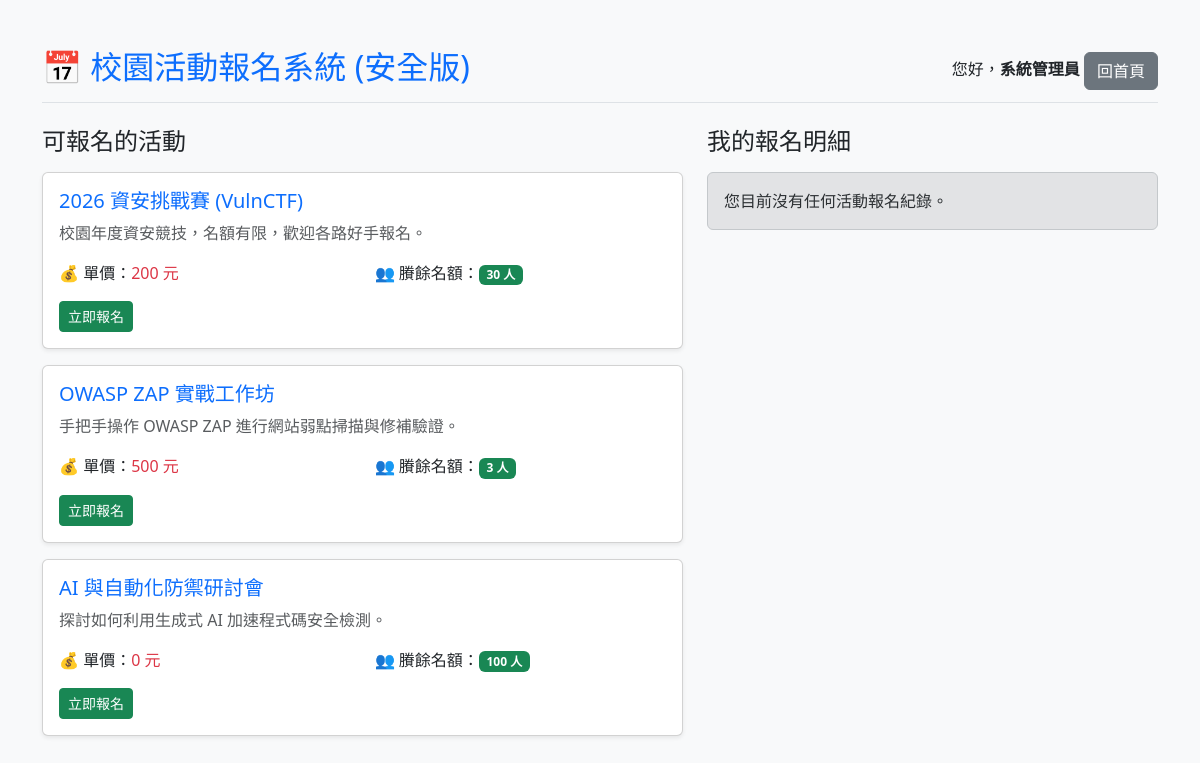
Screenshot of /app-fixed/public/events.php (signed in) with the database file from the repository.
### tables this page shows
CREATE TABLE IF NOT EXISTS events (
    id INT AUTO_INCREMENT PRIMARY KEY,
    title VARCHAR(100) NOT NULL,
    description TEXT NULL,
    quota INT NOT NULL DEFAULT 30,
    price INT NOT NULL DEFAULT 0,
    status VARCHAR(20) DEFAULT 'active',
    created_at TIMESTAMP DEFAULT CURRENT_TIMESTAMP
);

### app-fixed/src/helpers.php (called while the page is built, shortened)
<?php
function h($string) {
    return htmlspecialchars($string ?? '', ENT_QUOTES, 'UTF-8');
}

### app-fixed/public/events.php (the view, shortened to what this page needs)
<?php
require_once __DIR__ . '/../src/db.php';
require_once __DIR__ . '/../src/helpers.php';
$user_id = $_SESSION['user']['id'];
$events = [];
$registrations = [];
try {
    $stmt = $pdo->query("SELECT * FROM events");
    $events = $stmt->fetchAll();
} catch (PDOException $e) {
    error_log("Select events failed: " . $e->getMessage());
    $error = '系統發生異常，請聯絡管理員。';
}
try {
    $stmt = $pdo->prepare("SELECT r.*, e.title as event_title, e.price as event_price
                           FROM event_registrations r
                           INNER JOIN events e ON r.event_id = e.id
                           WHERE r.user_id = :user_id");
    $stmt->execute(['user_id' => $user_id]);
    $registrations = $stmt->fetchAll();
} catch (PDOException $e) {
    error_log("Select registrations failed: " . $e->getMessage());
    $error = '系統發生異常，請聯絡管理員。';
}
?>
<!DOCTYPE html>
<html lang="zh-TW">
<head>
    <link rel="stylesheet" href="https://cdn.jsdelivr.net/npm/bootstrap@5.3.3/dist/css/bootstrap.min.css">
</head>
<body class="bg-light">
<div class="container my-5">
    <div class="d-flex justify-content-between align-items-center mb-4 border-bottom pb-2">
        <h2 class="text-primary">📅 校園活動報名系統 (安全版)</h2>
        <div>
            <span class="mr-3">您好，<strong><?= h($_SESSION['user']['name']) ?></strong></span>
            <a href="/index.php" class="btn btn-secondary">回首頁</a>
        </div>
    </div>
    <div class="row">
        <div class="col-md-7">
            <h4 class="mb-3 text-dark font-weight-bold">可報名的活動</h4>
            <?php foreach ($events as $event): ?>
                <div class="card mb-3 shadow-sm">
                    <div class="card-body">
                        <h5 class="card-title font-weight-bold text-primary"><?= h($event['title']) ?></h5>
                        <p class="card-text text-muted"><?= h($event['description']) ?></p>
                        <div class="row">
                            <div class="col-6">
                                💰 單價：<span class="text-danger font-weight-bold"><?= h($event['price']) ?> 元</span>
                            </div>
                            <div class="col-6">
                                👥 賸餘名額：<span class="badge bg-success"><?= h($event['quota']) ?> 人</span>
                            </div>
                        </div>
                        <a href="/event_register.php?event_id=<?= h($event['id']) ?>" class="btn btn-sm btn-success mt-3 font-weight-bold">立即報名</a>
                    </div>
                </div>
            <?php endforeach; ?>
        </div>
        <div class="col-md-5">
            <h4 class="mb-3 text-dark font-weight-bold">我的報名明細</h4>
            <?php if (empty($registrations)): ?>
                <div class="alert alert-secondary">您目前沒有任何活動報名紀錄。</div>
            <?php endif; ?>
        </div>
    </div>
</div>
</body>
</html>

### rows the page displays
events: title "2026 資安挑戰賽 (VulnCTF)", description "校園年度資安競技，名額有限，歡迎各路好手報名。", price "200", quota "30"
events: title "OWASP ZAP 實戰工作坊", description "手把手操作 OWASP ZAP 進行網站弱點掃描與修補驗證。", price "500", quota "3"
events: title "AI 與自動化防禦研討會", description "探討如何利用生成式 AI 加速程式碼安全檢測。", price "0", quota "100"

### other values shown
$_SESSION['user']['name'] "系統管理員"
